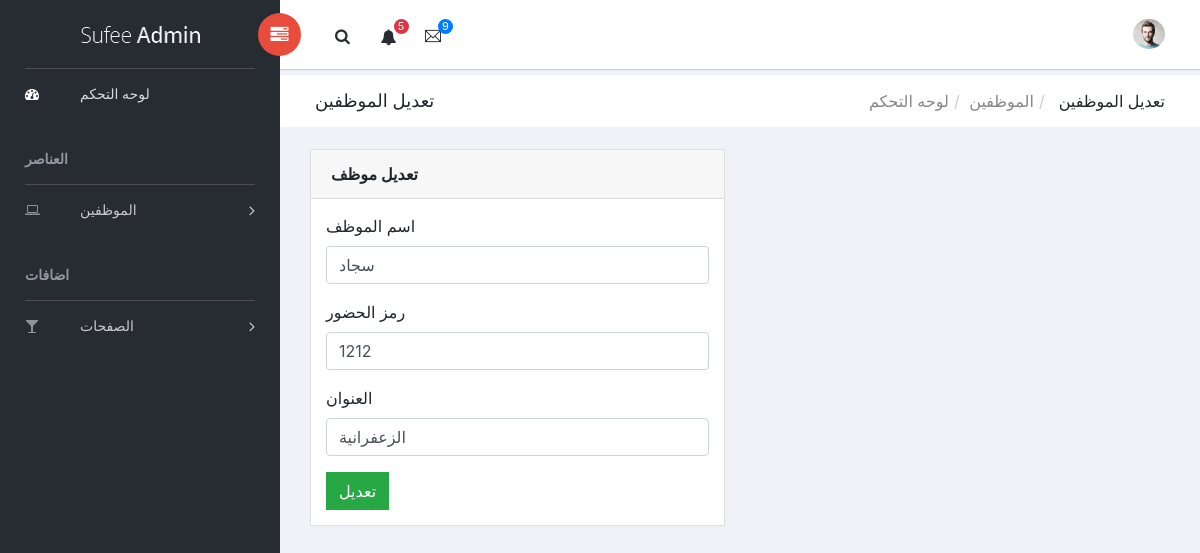
Screenshot of /admin/emp_edit.php?id=55 (signed in) with the database file from the repository.
### tables this page shows
CREATE TABLE `employees` (
  `id` int(11) NOT NULL,
  `FullName` varchar(100) DEFAULT NULL,
  `Password` varchar(100) DEFAULT NULL,
  `Address` varchar(100) NOT NULL
);

### admin/emp_edit.php (the view, shortened to what this page needs)
<?php include "./inc/header.php" ?>
<?php
if (isset($_GET['id']) && !empty($_GET['id'])) {
    global $con;
    $id = $_GET['id'];
    $query = "SELECT * FROM employees where id = '$id'";
    $res = mysqli_query($con, $query);
    $count = mysqli_num_rows($res);
    if ($count > 0) {
        $row = mysqli_fetch_assoc($res);
        $fullname = $row['FullName'];
        $password = $row['Password'];
        $address = $row['Address'];
    } else {
        header("location:employees_manage.php");
    }
} else {
    header("location:employees_manage.php");
}
?>
<?php include "./inc/saidbar.php" ?>
<div id="right-panel" class="right-panel">
    <?php include "./inc/navbar.php" ?>
    <div class="breadcrumbs">
        <div class="col-sm-4">
            <div class="page-header float-left">
                <div class="page-title">
                    <h1>تعديل الموظفين</h1>
                </div>
            </div>
        </div>
        <div class="col-sm-8">
            <div class="page-header float-right">
                <div class="page-title">
                    <ol class="breadcrumb text-right">
                        <li><a href="#">لوحه التحكم</a></li>
                        <li><a href="#">الموظفين</a></li>
                        <li class="active"> تعديل الموظفين</li>
                    </ol>
                </div>
            </div>
        </div>
    </div>
    <div class="content mt-3">
        <form method="POST">
            <div class="col-lg-6">
                <div class="card">
                    <div class="card-header"><strong>تعديل موظف</strong><small></small></div>
                    <div class="card-body card-block">
                        <div class="form-group">
                            <label for="company" class=" form-control-label">اسم الموظف</label>
                            <input type="text" name="fullname" id="company" class="form-control" value="<?php echo $fullname ?>">
                        </div>
                        <div class="form-group">
                            <label for="vat" class=" form-control-label">رمز الحضور</label>
                            <input type="text" name="pass" id="vat" class="form-control" value="<?php echo $password ?>">
                        </div>
                        <div class="form-group">
                            <label for="street" class=" form-control-label">العنوان</label>
                            <input type="text" name="address" id="street" class="form-control" value="<?php echo $address ?>">
                        </div>
                        <button type="submit" name="edit_btn" class="btn btn-success">تعديل</button>
                    </div>
                </div>
            </div>
        </form>
    </div>
</div>
<?php include "./inc/footer.php" ?>

### rows the page displays
employees: fullname "سجاد", pass "1212", address "الزعفرانية"
